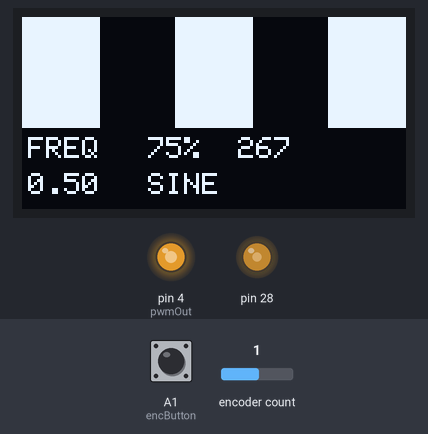
Bench run of a sketch on a simulated Teensy 4. Parts: 128×64 one-colour display, output pins drawn as LEDs (lit = HIGH). Inputs (shaded band) come from the test bench; at power-on: encoder count 0, A1 (encButton) HIGH. The display library's start-up logo is not drawn; random numbers use the default seed unless the sketch sets one.

1.3 s: encoder count set to 1
Above: at 1.57 s.
Timing chart, 0 to 2.5 s (numbered marks = the images above; inputs shaded):
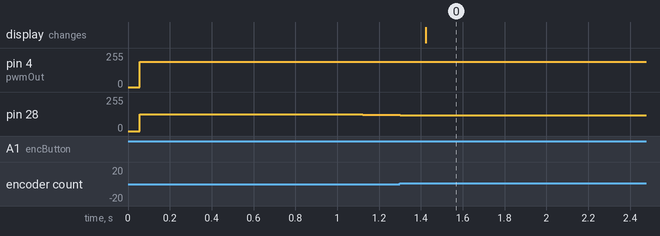

Measured:
- after the input at 1.3 s, the display: changes after 0.12 s (image 0)

The sketch:

LEVER-firmware-enc.ino
```cpp
// ENCODER VERSION
/*
// LEVER driver for implementation of REVEL and TeslaTouch papers by Disney Research
// for teensy 3.1
// Digital pin 4 sends hi-freq PWM (altered to send at 375kHz) to a boost converter circuit
// Analog pin 14 (it's a real DAC on the teensy 3.1) sends variable-freq sine wave to a hi-voltage transistor circuit
// that modulates the boosted supply voltage
// freqPot on pin A7 sets the signal frequency
// SDA on pin A4
// SCL on pin A5
// OLED_RESET on digital pin 5

// poll freqPot pin to see what freq should be
// map 0-1023 analog in to 0.0125 (about 37.5 Hz) to 0.4 (about 1000Hz), add phase
// update OLED to show approx freq and bars representing texture
// 1000hz maps to a full bar every other row (ie offset 1)
// 30 hz maps to 64 on bars, 64 off bars (ie offset 64)

// TODO: implement goal-seeking feedback to keep constant current despite changing impedances
// TODO: figure out where in teh circuit the current-sensing occurs (pretty sure we're measuring voltage drop across precision resistor?)
// TODO: figure out how an RF interface might be used, maybe RFduino serial link or BlueSmiRF?

//  phase = phase + 0.2; // about 600Hz
//  phase = phase + 0.05; // about 150Hz
//  phase = phase + 0.025; // about 75Hz
*/
// #include <Adafruit_MCP4725.h> // not yet used, for external DAC if necessary
#include <Encoder.h>
#include <SPI.h>
#include <Wire.h>
#include <Adafruit_GFX.h>
#include <Adafruit_SSD1306.h>

#define OLED_RESET 5
Adafruit_SSD1306 display(OLED_RESET);
#if (SSD1306_LCDHEIGHT != 64)
#error("Height incorrect, please fix Adafruit_SSD1306.h!");
#endif
#define encA A2
#define encB A3
#define encButton A1
#define pwmOut 4
#define SINE 0
#define SQUARE 1
#define SAW_DESC 2
#define SAW_ASC 3
#define NOISE 4

char* waveLabels[] = {"SINE", "SQUARE", "SAW_ASC", "SAW_DESC", "NOISE"};
char* modeLabels[] = {"FREQ", "AMP", "WAVE", "DUTY"};
volatile int encMode = 0;
volatile boolean shouldUpdate = true;

float minFreq = 0.016 * 1000.0; // 0.0125 is too low for some people to feel, trying 0.016 now
float maxFreq = 0.4 * 1000.0;

float minDuty = 0.3;
float maxDuty = 0.95;
float dutyCycle = 0.75;

float minAmpl = 0.0;
float maxAmpl = 2000.0;
float DACamplitude = 1000.0;

int waveType = 0; // sine, square, saw descending, saw ascending, noise
#define waveMax 4
#define waveMin 0

float phase = 0.0;
float twopi = 3.14159 * 2;
float phaseOffset = 0.05;

long lastFreq = 200; // middle-to-low end of the 0-1023 range
long lastWave = 0; // sine
long lastAmp = 1023; // full amplitude
long lastDuty = 10; // low end of duty cycle
long newFreq = 200;
long newWave = 0;
long newAmp = 1023;
long newDuty = 10;

long newPosition = 0;
long lastPosition = 0;

Encoder myEnc(encA, encB);

void setup() {
  // 0 - 4095 pwm values if res set to 12-bit
  analogWriteResolution(12);
  analogWriteFrequency(pwmOut, 375000);
  pinMode(pwmOut, OUTPUT);
  pinMode(encButton, INPUT_PULLUP); // MODE switch
  attachInterrupt(encButton, encButtonPress, RISING);
  display.begin(SSD1306_SWITCHCAPVCC, 0x3D);  // initialize with the I2C addr 0x3D (for the 128x64)
  display.setTextSize(1);
  display.setTextColor(WHITE);
  display.display();
}

void loop() {
  shouldUpdate = false;
  long newPosition = myEnc.read();
  long delta = newPosition - lastPosition;

  if (abs((delta)) != 0) {
    // calculate delta, toggle updateDisplay
    // increment the appropriate mode-position by the delta?
    switch (encMode) {
      case 0: // FREQ
        newFreq += delta;
        lastFreq = newFreq;
        phaseOffset = constrain(floatmap(newFreq, 0, 1023, minFreq, maxFreq), minFreq, maxFreq); // smoother - is this still needed
        break;
      case 1: // AMP
        newAmp += delta;
        lastAmp = newAmp;
        DACamplitude = constrain(floatmap(newAmp, 0.0, 1023.0, minAmpl, maxAmpl), minAmpl, maxAmpl);
        break;
      case 2: // WAVE
        newWave += (int(delta/16) % 4);
        lastWave = newWave;
        waveType = constrain(map(newWave, 0, 3, waveMin, waveMax), waveMin, waveMax);
        break;
      case 3: // DUTY
        newDuty += delta;
        lastDuty = newDuty;
        dutyCycle = constrain(floatmap(newDuty, 0.0, 1023.0, minDuty, maxDuty), minDuty, maxDuty);
        break;
      default:
        newFreq += delta;
        lastFreq = newFreq;
        phaseOffset = constrain(floatmap(newFreq, 0, 1023, minFreq, maxFreq), minFreq, maxFreq); // smoother - is this still needed
        break;
    }
    shouldUpdate = true;
    lastPosition = newPosition;
  }

  analogWrite(pwmOut, int(4096 * dutyCycle)); // duty cycle should have been dynamically calculated before here

  calculateFeedback(); // this doesn't exist yet

  float DACval = 0;
  phase = phase + (phaseOffset / 1000.0);
  if (phase >= twopi) {
    phase = 0;
  }

  switch (waveType) {
    case SINE:
      DACval = sin(phase) * DACamplitude + 2050.0;
      // 2050.0 is DC offset?
      break;
    case SQUARE:
      // if phase > pi then 1 else 0
      (phase > twopi / 2) ? (DACval = (DACamplitude / maxAmpl) * 4095.0) : (DACval = 0.0);
      break;
    case SAW_DESC:
      // phase itself is linearly ramping
      DACval = floatmap(phase, 0, twopi, 0.0, 1.0) * (DACamplitude / maxAmpl) * 4095.0;
      break;
    case SAW_ASC:
      // phase itself is linearly ramping
      DACval = floatmap(phase, 0, twopi, 1.0, 0.0) * (DACamplitude / maxAmpl) * 4095.0;
      break;
    case NOISE:
      (random(0, 9) > 4.5) ? (DACval = (DACamplitude / maxAmpl) * 4095.0) : (DACval = 0.0);
      break;
    default:
      DACval = sin(phase) * DACamplitude + 2050.0;
      break;
  }

  DACval = 4095.0 - DACval;
  analogWrite(A14, (int)DACval);

  if (shouldUpdate) {
    updateDisplay();
    shouldUpdate = false;
  }
}

void encButtonPress() {
  encMode++;
  encMode %= 4;
  shouldUpdate = true;
}
```

calc.ino
```cpp
// native map func uses int math
float floatmap(float x, float in_min, float in_max, float out_min, float out_max)
{
  return (x - in_min) * (out_max - out_min) / (in_max - in_min) + out_min;
}

void calculateFeedback() {
//  int input = analogRead(feedbackPin);
  // do we integrate over time here?
  // the trick is that the signal here is a waveform and not a very static value...maybe an interrupt to accumulate?
  // i think summing over the whole waveform is possible, will still get me a net diff in current

//  in response, change the dutyCycle up or down...

  /* I think: we measure the current going across a precision resistor (at high voltage, so: how?! isolation amp?)
  * Then we see how far under/over target we are, and proportionally adjust duty cycle
  * (higher duty cycle, i think, means higher voltage but make sure it's not going into saturation)
  *
  */
}
```

display.ino
```cpp
void updateDisplay() {
  display.clearDisplay();
  for (int i = 0; i < display.width(); i++) {
    int barOffset = int(map(phaseOffset, maxFreq, minFreq, 0, display.width() / 2));
    if (i % barOffset <= barOffset / 2) {
      // fill in the column if it's not
      display.drawLine(i, 0, i, display.height() - 28, WHITE);
    }
  }

  display.setCursor(2, display.height() - 24);
  int freq = int(map(phaseOffset, minFreq, maxFreq, 37.5, 1200));
  display.print(modeLabels[encMode]);
  display.setCursor(42, display.height() - 24);
  display.print(int(dutyCycle * 100));
  display.print("%");
  display.setCursor(72, display.height() - 24);
  display.print(int(freq));
  display.setCursor(2, display.height() - 12);
  display.print(DACamplitude / maxAmpl);
  display.setCursor(42, display.height() - 12);
  display.print(waveLabels[waveType]);
  display.display();

}
```

waves.ino
```cpp
// not used right now
//
//const int sineW[512] = {2048,2073,2098,2123,2148,2173,2198,2223,
//2248,2273,2298,2323,2348,2373,2398,2422,
//2447,2472,2496,2521,2545,2569,2594,2618,
//2642,2666,2690,2714,2737,2761,2784,2808,
//2831,2854,2877,2900,2923,2946,2968,2990,
//3013,3035,3057,3078,3100,3122,3143,3164,
//3185,3206,3226,3247,3267,3287,3307,3327,
//3346,3366,3385,3404,3423,3441,3459,3477,
//3495,3513,3530,3548,3565,3581,3598,3614,
//3630,3646,3662,3677,3692,3707,3722,3736,
//3750,3764,3777,3791,3804,3816,3829,3841,
//3853,3865,3876,3888,3898,3909,3919,3929,
//3939,3949,3958,3967,3975,3984,3992,3999,
//4007,4014,4021,4027,4034,4040,4045,4051,
//4056,4060,4065,4069,4073,4076,4080,4083,
//4085,4087,4089,4091,4093,4094,4094,4095,
//4095,4095,4094,4094,4093,4091,4089,4087,
//4085,4083,4080,4076,4073,4069,4065,4060,
//4056,4051,4045,4040,4034,4027,4021,4014,
//4007,3999,3992,3984,3975,3967,3958,3949,
//3939,3929,3919,3909,3898,3888,3876,3865,
//3853,3841,3829,3816,3804,3791,3777,3764,
//3750,3736,3722,3707,3692,3677,3662,3646,
//3630,3614,3598,3581,3565,3548,3530,3513,
//3495,3477,3459,3441,3423,3404,3385,3366,
//3346,3327,3307,3287,3267,3247,3226,3206,
//3185,3164,3143,3122,3100,3078,3057,3035,
//3013,2990,2968,2946,2923,2900,2877,2854,
//2831,2808,2784,2761,2737,2714,2690,2666,
//2642,2618,2594,2569,2545,2521,2496,2472,
//2447,2422,2398,2373,2348,2323,2298,2273,
//2248,2223,2198,2173,2148,2123,2098,2073,
//2048,2022,1997,1972,1947,1922,1897,1872,
//1847,1822,1797,1772,1747,1722,1697,1673,
//1648,1623,1599,1574,1550,1526,1501,1477,
//1453,1429,1405,1381,1358,1334,1311,1287,
//1264,1241,1218,1195,1172,1149,1127,1105,
//1082,1060,1038,1017,995,973,952,931,
//910,889,869,848,828,808,788,768,
//749,729,710,691,672,654,636,618,
//600,582,565,547,530,514,497,481,
//465,449,433,418,403,388,373,359,
//345,331,318,304,291,279,266,254,
//242,230,219,207,197,186,176,166,
//156,146,137,128,120,111,103,96,
//88,81,74,68,61,55,50,44,
//39,35,30,26,22,19,15,12,
//10,8,6,4,2,1,1,0,
//0,0,1,1,2,4,6,8,
//10,12,15,19,22,26,30,35,
//39,44,50,55,61,68,74,81,
//88,96,103,111,120,128,137,146,
//156,166,176,186,197,207,219,230,
//242,254,266,279,291,304,318,331,
//345,359,373,388,403,418,433,449,
//465,481,497,514,530,547,565,582,
//600,618,636,654,672,691,710,729,
//749,768,788,808,828,848,869,889,
//910,931,952,973,995,1017,1038,1060,
//1082,1105,1127,1149,1172,1195,1218,1241,
//1264,1287,1311,1334,1358,1381,1405,1429,
//1453,1477,1501,1526,1550,1574,1599,1623,
//1648,1673,1697,1722,1747,1772,1797,1822,
//1847,1872,1897,1922,1947,1972,1997,2022};
```
